Frame 1 (no input): blank canvas, image omitted
Frame 60 (the mouse pressed at the canvas centre just before this capture): blank canvas, image omitted
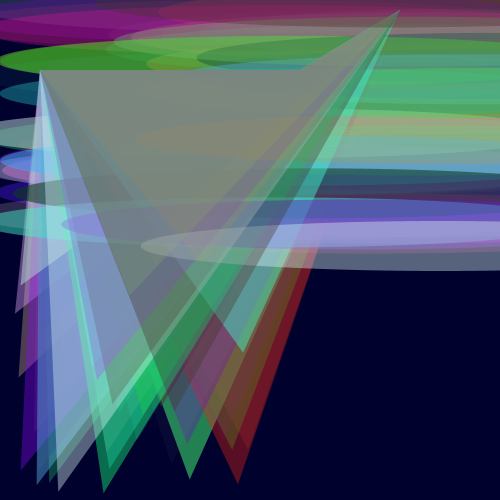
Frame 120 (the mouse held since frame 60 and released just before this capture)

The Processing sketch whose frames 1 and 60 were blank and that drew this single picture after the mouse press (run headless with seeded random() and noise(); from frame 60 on, the mouse is pressed at the canvas centre):

// Processing sketch: processing_53335
// ── processing_53335.pde

int toggle = 0;
int squareCount = 0;
int arcCount = 0;


void setup(){
  size(500,500);
  smooth();
  background(300);
  noFill();

  smooth();
}

void draw(){
  smooth();
  noStroke();
  fill(random(255), random(255), random(255), random(150));
  if(mousePressed){
    ellipse(mouseX+random(250), mouseY-random(250), 600, 50);
    quad(mouseX-random(250), mouseY+random(250), 40,70,300,70,400,10);
    
    

}
}
